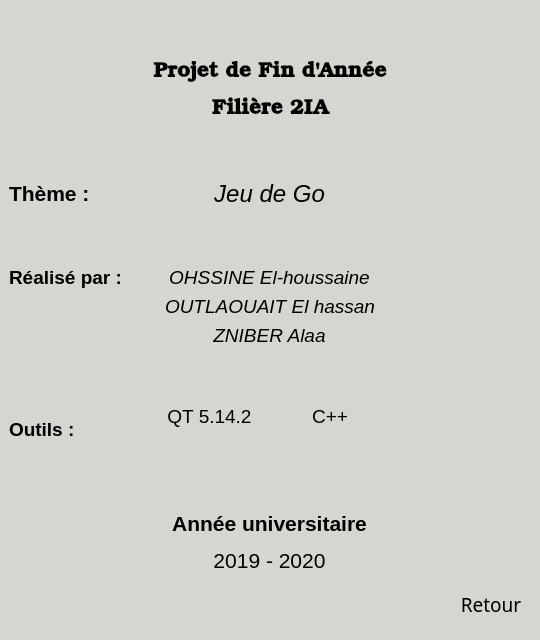
<?xml version="1.0" encoding="UTF-8"?>
<ui version="4.0">
 <class>InfoView</class>
 <widget class="QMainWindow" name="InfoView">
  <property name="windowModality">
   <enum>Qt::ApplicationModal</enum>
  </property>
  <property name="enabled">
   <bool>true</bool>
  </property>
  <property name="geometry">
   <rect>
    <x>0</x>
    <y>0</y>
    <width>540</width>
    <height>640</height>
   </rect>
  </property>
  <property name="minimumSize">
   <size>
    <width>540</width>
    <height>640</height>
   </size>
  </property>
  <property name="maximumSize">
   <size>
    <width>540</width>
    <height>640</height>
   </size>
  </property>
  <property name="windowTitle">
   <string>JeuGo - A propos</string>
  </property>
  <property name="styleSheet">
   <string notr="true">QWidget#centralwidget{
background-color:rgb(211, 215, 207);
}</string>
  </property>
  <widget class="QWidget" name="centralwidget">
   <property name="minimumSize">
    <size>
     <width>540</width>
     <height>640</height>
    </size>
   </property>
   <property name="styleSheet">
    <string notr="true"/>
   </property>
   <layout class="QGridLayout" name="gridLayout">
    <item row="6" column="2" alignment="Qt::AlignHCenter">
     <widget class="QLabel" name="labNom2">
      <property name="text">
       <string>&lt;html&gt;&lt;head/&gt;&lt;body&gt;&lt;p align=&quot;center&quot;&gt;&lt;span style=&quot; font-size:14pt; font-style:italic;&quot;&gt;OUTLAOUAIT El hassan&lt;/span&gt;&lt;/p&gt;&lt;/body&gt;&lt;/html&gt;</string>
      </property>
     </widget>
    </item>
    <item row="3" column="1" alignment="Qt::AlignLeft">
     <widget class="QLabel" name="labTheme">
      <property name="text">
       <string>&lt;html&gt;&lt;head/&gt;&lt;body&gt;&lt;p&gt;&lt;span style=&quot; font-size:16pt; font-weight:600;&quot;&gt;Thème :&lt;/span&gt;&lt;/p&gt;&lt;/body&gt;&lt;/html&gt;</string>
      </property>
     </widget>
    </item>
    <item row="1" column="1" alignment="Qt::AlignLeft">
     <widget class="QLabel" name="labLogoUniv">
      <property name="text">
       <string>&lt;html&gt;&lt;head/&gt;&lt;body&gt;&lt;p align=&quot;center&quot;&gt;&lt;img src=&quot;:/info/um5&quot; width=&quot;140&quot; height=&quot;110&quot;/&gt;&lt;/p&gt;&lt;/body&gt;&lt;/html&gt;</string>
      </property>
     </widget>
    </item>
    <item row="3" column="3" alignment="Qt::AlignRight">
     <widget class="QLabel" name="imageGo">
      <property name="maximumSize">
       <size>
        <width>120</width>
        <height>120</height>
       </size>
      </property>
      <property name="textFormat">
       <enum>Qt::AutoText</enum>
      </property>
      <property name="pixmap">
       <pixmap resource="Assets.qrc">:/regles/plateau</pixmap>
      </property>
      <property name="scaledContents">
       <bool>true</bool>
      </property>
     </widget>
    </item>
    <item row="8" column="2">
     <spacer name="vSpacer4">
      <property name="orientation">
       <enum>Qt::Vertical</enum>
      </property>
      <property name="sizeHint" stdset="0">
       <size>
        <width>20</width>
        <height>13</height>
       </size>
      </property>
     </spacer>
    </item>
    <item row="5" column="2" alignment="Qt::AlignHCenter">
     <widget class="QLabel" name="labNom1">
      <property name="text">
       <string>&lt;html&gt;&lt;head/&gt;&lt;body&gt;&lt;p align=&quot;center&quot;&gt;&lt;span style=&quot; font-size:14pt; font-style:italic;&quot;&gt;OHSSINE El-houssaine&lt;/span&gt;&lt;/p&gt;&lt;/body&gt;&lt;/html&gt;</string>
      </property>
     </widget>
    </item>
    <item row="9" column="1" alignment="Qt::AlignLeft">
     <widget class="QLabel" name="labOutils">
      <property name="text">
       <string>&lt;html&gt;&lt;head/&gt;&lt;body&gt;&lt;p&gt;&lt;span style=&quot; font-size:14pt; font-weight:600;&quot;&gt;Outils :&lt;/span&gt;&lt;/p&gt;&lt;/body&gt;&lt;/html&gt;</string>
      </property>
     </widget>
    </item>
    <item row="10" column="2">
     <spacer name="vSpacer5">
      <property name="orientation">
       <enum>Qt::Vertical</enum>
      </property>
      <property name="sizeHint" stdset="0">
       <size>
        <width>20</width>
        <height>14</height>
       </size>
      </property>
     </spacer>
    </item>
    <item row="4" column="2">
     <spacer name="vSpacer3">
      <property name="orientation">
       <enum>Qt::Vertical</enum>
      </property>
      <property name="sizeHint" stdset="0">
       <size>
        <width>20</width>
        <height>13</height>
       </size>
      </property>
     </spacer>
    </item>
    <item row="1" column="2" alignment="Qt::AlignHCenter">
     <widget class="QLabel" name="labTitre">
      <property name="font">
       <font>
        <family>URW Bookman L</family>
        <weight>75</weight>
        <bold>true</bold>
       </font>
      </property>
      <property name="styleSheet">
       <string notr="true"/>
      </property>
      <property name="text">
       <string>&lt;html&gt;&lt;head/&gt;&lt;body&gt;&lt;p align=&quot;center&quot;&gt;&lt;span style=&quot; font-size:16pt; font-weight:600;&quot;&gt;Projet de Fin d'Année&lt;/span&gt;&lt;/p&gt;&lt;p align=&quot;center&quot;&gt;&lt;span style=&quot; font-size:16pt; font-weight:600;&quot;&gt;Filière 2IA&lt;/span&gt;&lt;/p&gt;&lt;/body&gt;&lt;/html&gt;</string>
      </property>
     </widget>
    </item>
    <item row="12" column="2">
     <spacer name="vSpacer6">
      <property name="orientation">
       <enum>Qt::Vertical</enum>
      </property>
      <property name="sizeHint" stdset="0">
       <size>
        <width>20</width>
        <height>13</height>
       </size>
      </property>
     </spacer>
    </item>
    <item row="5" column="1" alignment="Qt::AlignLeft">
     <widget class="QLabel" name="labEquipe">
      <property name="text">
       <string>&lt;html&gt;&lt;head/&gt;&lt;body&gt;&lt;p&gt;&lt;span style=&quot; font-size:14pt; font-weight:600;&quot;&gt;Réalisé par :&lt;/span&gt;&lt;/p&gt;&lt;/body&gt;&lt;/html&gt;</string>
      </property>
     </widget>
    </item>
    <item row="0" column="2">
     <spacer name="vSpacer1">
      <property name="orientation">
       <enum>Qt::Vertical</enum>
      </property>
      <property name="sizeHint" stdset="0">
       <size>
        <width>20</width>
        <height>13</height>
       </size>
      </property>
     </spacer>
    </item>
    <item row="3" column="2" alignment="Qt::AlignHCenter">
     <widget class="QLabel" name="labSujet">
      <property name="text">
       <string>&lt;html&gt;&lt;head/&gt;&lt;body&gt;&lt;p align=&quot;center&quot;&gt;&lt;span style=&quot; font-size:18pt; font-style:italic;&quot;&gt;Jeu de Go&lt;/span&gt;&lt;/p&gt;&lt;/body&gt;&lt;/html&gt;</string>
      </property>
     </widget>
    </item>
    <item row="2" column="2">
     <spacer name="vSpacer2">
      <property name="orientation">
       <enum>Qt::Vertical</enum>
      </property>
      <property name="sizeHint" stdset="0">
       <size>
        <width>20</width>
        <height>14</height>
       </size>
      </property>
     </spacer>
    </item>
    <item row="11" column="2" alignment="Qt::AlignHCenter">
     <widget class="QLabel" name="labAnneeUniv">
      <property name="text">
       <string>&lt;html&gt;&lt;head/&gt;&lt;body&gt;&lt;p align=&quot;center&quot;&gt;&lt;span style=&quot; font-size:16pt; font-weight:600;&quot;&gt;Année universitaire&lt;/span&gt;&lt;span style=&quot; font-size:16pt;&quot;/&gt;&lt;/p&gt;&lt;p align=&quot;center&quot;&gt;&lt;span style=&quot; font-size:16pt;&quot;&gt;2019 - 2020&lt;/span&gt;&lt;/p&gt;&lt;/body&gt;&lt;/html&gt;</string>
      </property>
     </widget>
    </item>
    <item row="9" column="2">
     <layout class="QHBoxLayout" name="horizontalLayout">
      <item alignment="Qt::AlignHCenter|Qt::AlignVCenter">
       <widget class="QLabel" name="labQt">
        <property name="text">
         <string>&lt;html&gt;&lt;head/&gt;&lt;body&gt;&lt;p align=&quot;center&quot;&gt;&lt;span style=&quot; font-size:14pt;&quot;&gt;QT 5.14.2&lt;/span&gt;&lt;/p&gt;&lt;p align=&quot;center&quot;&gt;&lt;img src=&quot;:/info/qt&quot; alt=&quot;Logo Qt&quot; height=&quot;60&quot;/&gt;&lt;/p&gt;&lt;/body&gt;&lt;/html&gt;</string>
        </property>
       </widget>
      </item>
      <item alignment="Qt::AlignHCenter|Qt::AlignVCenter">
       <widget class="QLabel" name="label">
        <property name="text">
         <string>&lt;html&gt;&lt;head/&gt;&lt;body&gt;&lt;p align=&quot;center&quot;&gt;&lt;span style=&quot; font-size:14pt;&quot;&gt;C++&lt;/span&gt;&lt;/p&gt;&lt;p align=&quot;center&quot;&gt;&lt;img src=&quot;:/info/cpp&quot; alt=&quot;logo C++&quot; width=&quot;60&quot; height=&quot;60&quot;/&gt;&lt;/p&gt;&lt;/body&gt;&lt;/html&gt;</string>
        </property>
       </widget>
      </item>
     </layout>
    </item>
    <item row="7" column="2" alignment="Qt::AlignHCenter">
     <widget class="QLabel" name="labNom3">
      <property name="text">
       <string>&lt;html&gt;&lt;head/&gt;&lt;body&gt;&lt;p align=&quot;center&quot;&gt;&lt;span style=&quot; font-size:14pt; font-style:italic;&quot;&gt;ZNIBER Alaa&lt;/span&gt;&lt;/p&gt;&lt;/body&gt;&lt;/html&gt;</string>
      </property>
     </widget>
    </item>
    <item row="1" column="3" alignment="Qt::AlignRight">
     <widget class="QLabel" name="labLogoEcole">
      <property name="text">
       <string>&lt;html&gt;&lt;head/&gt;&lt;body&gt;&lt;p align=&quot;center&quot;&gt;&lt;img src=&quot;:/info/ensias&quot; width=&quot;110&quot;/&gt;&lt;/p&gt;&lt;/body&gt;&lt;/html&gt;</string>
      </property>
     </widget>
    </item>
    <item row="12" column="3" alignment="Qt::AlignRight">
     <widget class="QPushButton" name="retour">
      <property name="styleSheet">
       <string notr="true">QPushButton{
    text-align: center;
    font: 14pt Uroob;
    background-color:rgb(136, 138, 133);
    
}</string>
      </property>
      <property name="text">
       <string>Retour</string>
      </property>
      <property name="icon">
       <iconset>
        <activeon>:/icon/menu</activeon>
       </iconset>
      </property>
      <property name="iconSize">
       <size>
        <width>32</width>
        <height>32</height>
       </size>
      </property>
      <property name="flat">
       <bool>true</bool>
      </property>
     </widget>
    </item>
   </layout>
  </widget>
 </widget>
 <resources>
  <include location="Assets.qrc"/>
 </resources>
 <connections/>
</ui>
